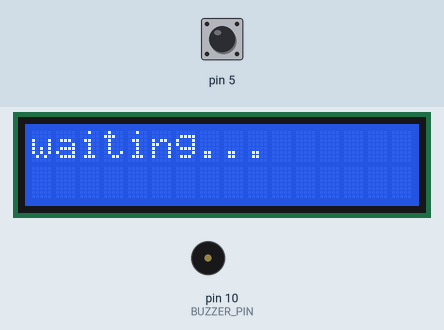
Recording of a sketch running on a simulated Arduino Uno, built with avr-gcc and run on an emulated ATmega328P. Parts: 16×2 character LCD, buzzer (waves = sounding). The test bench sets the inputs (shaded band); at power-on: pin 5 HIGH.

Above: at 1.2 s.
1.3 s: pin 5 pulled LOW for 0.15 s
At 2.7 s:
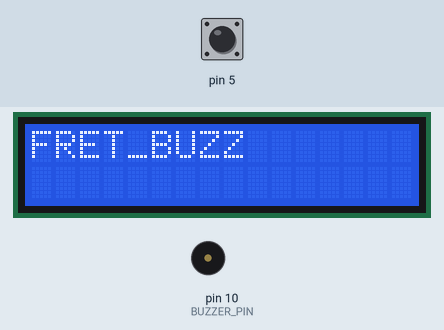
4.4 s: pin 5 pulled LOW for 1 s
At 4.63 s:
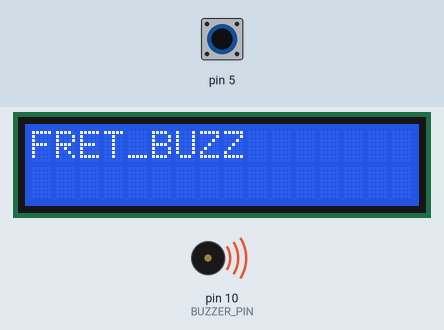
7.9 s: pin 5 pulled LOW for 3.2 s
At 9.6 s:
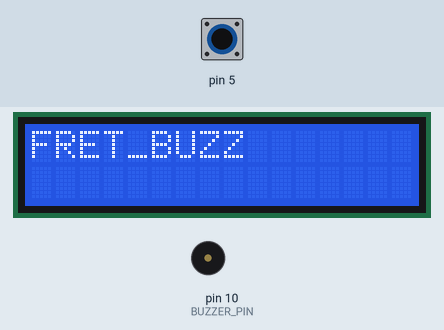
Timing chart, 0 to 11.9 s (numbered marks = the images above; inputs shaded):
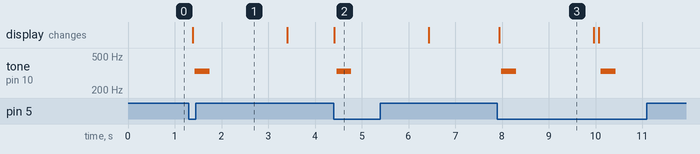

Measured:
- after the input at 1.3 s, tone on pin 10 (BUZZER_PIN): silent → 331 Hz after 0.13 s, → silent 0.32 s later; the display: changes after 0.09 s (image 1)
- after the input at 4.4 s, tone on pin 10 (BUZZER_PIN): silent → 331 Hz after 0.06 s, → silent 0.32 s later; the display: changes at once (image 2)
- after the input at 7.9 s, tone on pin 10 (BUZZER_PIN): alternates 331 Hz for 0.32 s and silent for 1.8 s, 4 changes in all, then stays silent, starting after 0.09 s; the display: changes at once (image 3)
- what the display in image 3 shows lasts 2.1 s, from 7.9 s to 10.0 s

The sketch:

fret_buzz.ino
```cpp
#include <Wire.h>
#include <LiquidCrystal_I2C.h>
#define BUZZER_PIN 10

// const fret_buzz_pin = 5;

LiquidCrystal_I2C lcd(0x27, 2, 1, 0, 4, 5, 6, 7, 3, POSITIVE); //need this text to work


int time_prev = 0;

boolean read_fret_buzz_pin(int x){
   int read =  digitalRead (x);

   if ( read == 1){
     return false;
   } else {
     return true;
   }

}


void buzz (){
// Software PWM with duty cycle of 50%, and frequency

    for(uint8_t i = 0; i < 100; i++) {  // 500Hz frequency
      digitalWrite(BUZZER_PIN, HIGH);
      delay(2);  // Delay 1ms
      digitalWrite(BUZZER_PIN, LOW);
      delay(1);  // Delay 1ms
    }
    // for(uint8_t i = 0; i < 50; i++) {  // 167Hz frequency
    //   digitalWrite(BUZZER_PIN, HIGH);
    //   delay(3);  // Delay 3ms
    //   digitalWrite(BUZZER_PIN, LOW);
    //   delay(3);  // Delay 3ms
    // }

}

void setup() {
  // Serial.begin(9600);

  pinMode(5, INPUT_PULLUP);
  pinMode(BUZZER_PIN,OUTPUT); //buzzer connesso al pin 2

  // initialize the LCD
   lcd.begin(16,2);

  // Turn on the blacklight and print a message.
  lcd.backlight();
  lcd.setCursor(0,0);
  lcd.print("waiting...");
  // lcd.clear();

}

void loop() {
  if (read_fret_buzz_pin(5) && time_prev == 0 ){
    time_prev = millis();
    // fret buzz on the screen will stay for a while
    lcd.clear();
    lcd.setCursor(0,0);
    lcd.print("FRET_BUZZ");
    buzz();
    // tone(2, 1000, 500); //suona una nota alla frequenza di 1000Hz per la durata di 500 ms
// delay(1500); //attende 1500 ms
// tone(2, 1000, 500);
// delay(1500);
// tone(2, 1000, 2000); //suona una nota alla frequenza di 1000Hz per la durata di 2 secondi
// delay(2000); //attende 2 secondi
  }

  if ((millis() - time_prev > 2000) && (time_prev > 0)  ){
    // reset the screen
    lcd.clear();
    lcd.setCursor(0,0);
    lcd.print("waiting...");
    time_prev = 0;
  }
  delay(100);
  // lcd.clear();

}


 // buzzer
//  void setup()
// {
// pinMode(2,OUTPUT); //buzzer connesso al pin 2
// }
// void loop()
// {
// tone(2, 1000, 500); //suona una nota alla frequenza di 1000Hz per la durata di 500 ms
// delay(1500); //attende 1500 ms
// tone(2, 1000, 500);
// delay(1500);
// tone(2, 1000, 2000); //suona una nota alla frequenza di 1000Hz per la durata di 2 secondi
// delay(2000); //attende 2 secondi
// }
```
